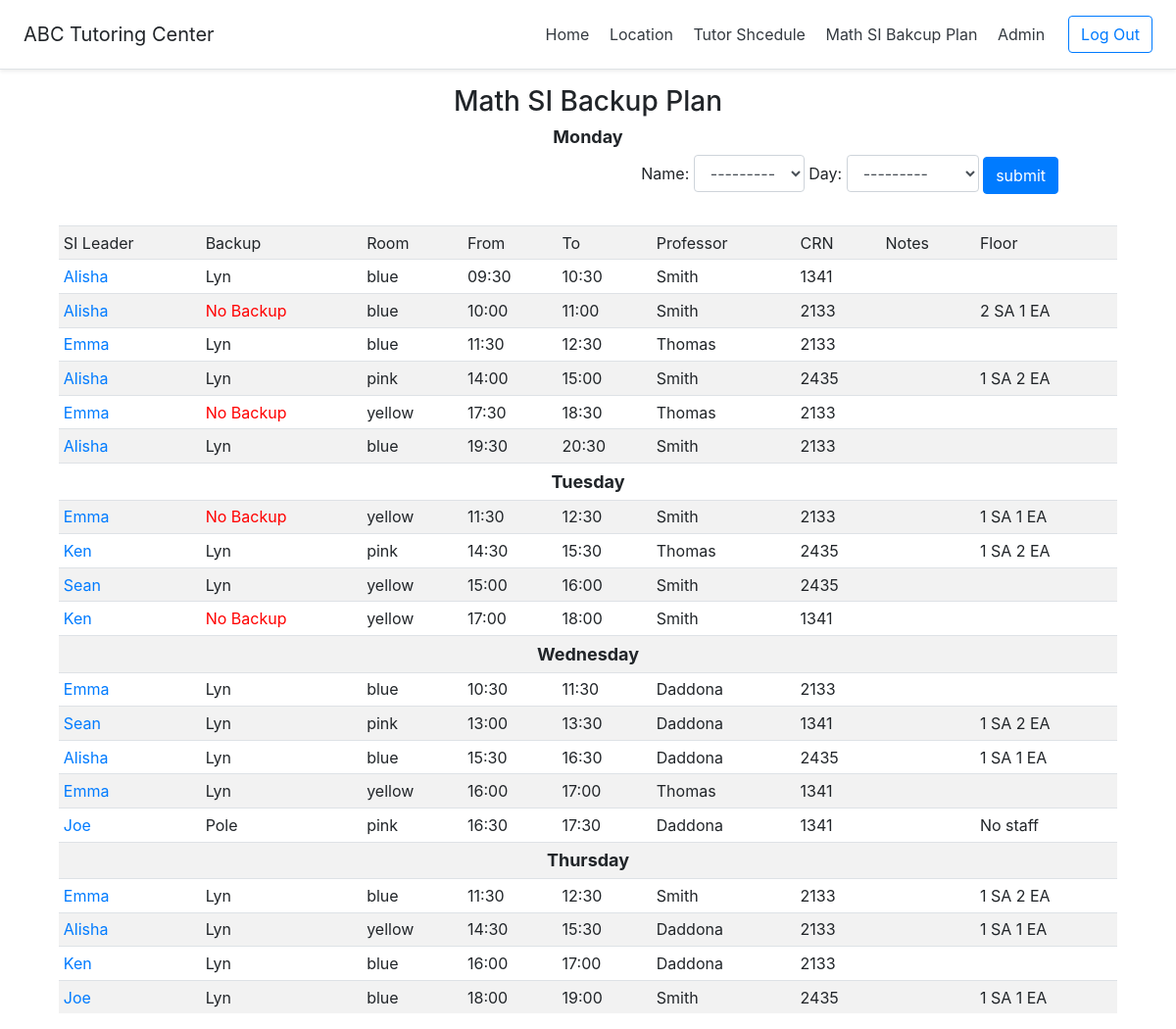
Screenshot of /showSiBackupPlan/ (signed in) with the database file from the repository.
### CS416Project/models.py (models this page shows, shortened)
class SI_Session(models.Model):
    day_choices = (
        ('', '--------'),
        ('Monday', 'Monday'),
        ('Tuesday', 'Tuesday'),
        ('Wednesday', 'Wednesday'),
        ('Thursday', 'Thursday'),
        ('Friday', 'Friday'),
        ('Sarturday', 'Satruday'),
        ('Sunday', 'Sunday'),
    )
    room_choices = (
        ('', '--------'),
        ('blue', 'blue'),
        ('yellow', 'yellow'),
        ('pink', 'pink'),
    )
    time_choices = (
        ('', '--------'),
        ('09:30', '9:30'),
        ('10:00', '10:00'),
        ('10:30', '10:30'),
        ('11:00', '11:00'),
        ('11:30', '11:30'),
        ('12:00', '12:00'),
        ('12:30', '12:30'),
        ('13:00', '1:00'),
        ('13:30', '1:30'),
        ('14:00', '2:00'),
        ('14:30', '2:30'),
        ('15:00', '3:00'),
        ('15:30', '3:30'),
        ('16:00', '4:00'),
        ('16:30', '4:30'),
        ('17:00', '5:00'),
        ('17:30', '5:30'),
        ('18:00', '6:00'),
        ('18:30', '6:30'),
        ('19:00', '7:00'),
        ('19:30', '7:30'),
        ('20:00', '8:00'),
        ('20:30', '8:30'),
    )
    crn_choices = (
        ('', '--------'),
        ('2133', '2134'),
        ('2435', '2435'),
        ('1341', '1341'),
    )
    faculty_choices = (
        ('', '--------'),
        ('Smith', 'Smith'),
        ('Thomas', 'Thomas'),
        ('Daddona', 'Daddona'),
    )
    day = models.CharField(max_length=50, choices=day_choices)
    tutor = models.ForeignKey(Tutor,on_delete=models.SET_NULL, null=True)
    backup = models.CharField(max_length=50, blank=True)
    sessionTime_from = models.CharField(max_length=50,default='', choices=time_choices)
    sessionTime_to = models.CharField(max_length=50,default='', choices=time_choices)
    room = models.CharField(max_length=50,default='',choices=room_choices)
    professor = models.CharField(max_length=50,default='', choices=faculty_choices)
    crn = models.CharField(max_length=50, default='', choices=crn_choices)
    notes = models.CharField(max_length=50,blank=True)
    floor = models.CharField(max_length=50, default='', blank=True)
    def __str__(self):
        return 'CRN:' + self.crn +' ' + self.day + self.sessionTime_from + '-' + self.sessionTime_to + " " + self.tutor.firstname
    class Meta: #order by desc
         ordering = ['day','sessionTime_from']

class Tutor(models.Model):
    objects = TutorManager()
    firstname = models.CharField(max_length=50,default='')
    lastname = models.CharField(max_length=50,default='')
    hours = models.IntegerField(default=0)
    typeofstaff = models.CharField(max_length=50, default='',choices=type_choices)
    subject1 = models.CharField(max_length=50, default='', null=True, choices=subject_choices)
    subject2 = models.CharField(max_length=50, default='', null=True, choices=subject_choices)
    usedhours = models.DecimalField(decimal_places=1, max_digits=3, default=0)
    class Meta: #order by desc
         ordering = ['firstname']
         unique_together = (('firstname', 'lastname'),)

### CS416Project/views.py (the view)
# urls.py: url(r'^showSiBackupPlan/$', views.showSiBackupPlan, name='showSiBackupPlan'),
def showSiBackupPlan(request):
    ti = Tutor.objects.all()
    monday = SI_Session.objects.filter(day='Monday')
    tuesday = SI_Session.objects.filter(day='Tuesday')
    wednesday = SI_Session.objects.filter(day='Wednesday')
    thursday = SI_Session.objects.filter(day='Thursday')
    singleday = SI_Session.objects.filter(day='Monday').first()
    print(monday)
    return render(request, 'showSiBackupPlan.html', {'monday': monday,'tuesday':tuesday,'wednesday': wednesday,'thursday':thursday, 'singleday':singleday, 'ti':ti})

### templates/showSiBackupPlan.html (shortened to what this page needs)
{% load staticfiles %}
<!DOCTYPE html>
<html lang="en">
<head>
    <link rel="stylesheet" href="https://maxcdn.bootstrapcdn.com/bootstrap/4.1.3/css/bootstrap.min.css">
</head>
<body>
{% include "header.html" %}
{% if user.is_authenticated %}
    <h3 >Math SI Backup Plan</h3>
    <h4 >Monday</h4>
    <div align=right style="padding-right: 10%">
        <form action="{% url 'showSiBakcupbyTutor' %}" method="post">
            Name:  <select class="form-control" name="search">
            <option value="">---------</option>
        </select>
            Day: <select class="form-control" name="search2">
            <option value="">---------</option>
        </select>
            <input class="btn btn-primary" type="submit" value="submit">
        </form>
    </div>
    <br>
    <div class="table-responsive">
        <table align="center" >
            <tr >
                <td>SI Leader</td>
                <td>Backup</td>
                <td>Room</td>
                <td>From</td>
                <td>To</td>
                <td>Professor</td>
                <td>CRN</td>
                <td>Notes</td>
                <td>Floor</td>
            </tr>
            {% for day in monday %}
                <tr>
                    <td name="sileader"> <a   data-html="true" class="popup" href="#" data-toggle="popover" title="Tutor Info"
                                              data-content="{{day.tutor.firstname}} {{day.tutor.lastname}}: {{day.tutor.type}}
                     <br>Subject1: {{day.tutor.subject1}}
                     <br>Subject2: {{day.tutor.subject2}}" >{{day.tutor.firstname}}</a> </td>
                    <td name="backup"> {{day.backup}}  </td>
                    <td> {{day.room}}  </td>
                    <td> {{day.sessionTime_from}} </td>
                    <td> {{day.sessionTime_to}} </td>
                    <td> {{day.professor}} </td>
                    <td> {{day.crn}} </td>
                    <td> {{day.notes}} </td>
                    <td> {{day.floor}} </td>
                </tr>
            {% endfor %}
            <tr>
                <th colspan="9">Tuesday</th>
            </tr>
            {% for day in tuesday %}
                <tr>
                    <td name="sileader"> <a   data-html="true" class="popup" href="#" data-toggle="popover" title="Tutor Info"
                                              data-content="{{day.tutor.firstname}} {{day.tutor.lastname}}: {{day.tutor.type}}
                     <br>Subject1: {{day.tutor.subject1}}
                     <br>Subject2: {{day.tutor.subject2}}" >{{day.tutor.firstname}}</a> </td>
                    <td name="backup"> {{day.backup}}  </td>
                    <td> {{day.room}}  </td>
                    <td> {{day.sessionTime_from}} </td>
                    <td> {{day.sessionTime_to}} </td>
                    <td> {{day.professor}} </td>
                    <td> {{day.crn}} </td>
                    <td> {{day.notes}} </td>
                    <td> {{day.floor}} </td>
                </tr>
            {% endfor %}
            <tr>
                <th colspan="9">Wednesday</th>
            </tr>
            {% for day in wednesday %}
                <tr>
                    <td name="sileader"> <a   data-html="true" class="popup" href="#" data-toggle="popover" title="Tutor Info"
                                              data-content="{{day.tutor.firstname}} {{day.tutor.lastname}}: {{day.tutor.type}}
                     <br>Subject1: {{day.tutor.subject1}}
                     <br>Subject2: {{day.tutor.subject2}}" >{{day.tutor.firstname}}</a> </td>
                    <td name="backup"> {{day.backup}}  </td>
                    <td> {{day.room}}  </td>
                    <td> {{day.sessionTime_from}} </td>
                    <td> {{day.sessionTime_to}} </td>
                    <td> {{day.professor}} </td>
                    <td> {{day.crn}} </td>
                    <td> {{day.notes}} </td>
                    <td> {{day.floor}} </td>
                </tr>
            {% endfor %}
            <tr>
                <th colspan="9">Thursday</th>
            </tr>
            {% for day in thursday %}
                <tr>
                    <td name="sileader"> <a   data-html="true" class="popup" href="#" data-toggle="popover" title="Tutor Info"
                                              data-content="{{day.tutor.firstname}} {{day.tutor.lastname}}: {{day.tutor.type}}
                     <br>Subject1: {{day.tutor.subject1}}
                     <br>Subject2: {{day.tutor.subject2}}" >{{day.tutor.firstname}}</a> </td>
                    <td name="backup"> {{day.backup}}  </td>
                    <td> {{day.room}}  </td>
                    <td> {{day.sessionTime_from}} </td>
                    <td> {{day.sessionTime_to}} </td>
                    <td> {{day.professor}} </td>
                    <td> {{day.crn}} </td>
                    <td> {{day.notes}} </td>
                    <td> {{day.floor}} </td>
                </tr>
            {% endfor %}
        </table>
    </div>
{% else %}
    <h2 class="tr" style="text-align: center">You are now logged out</h2>
    <br>
    <div class="container" style="text-align: center">
    <a class="btn btn-primary" href="{% url 'login' %}" role="button">Login</a>
{% endif %}
</body>
</html>

### templates/header.html
<div class="d-flex flex-column flex-md-row align-items-center p-3 px-md-4 mb-3 bg-white border-bottom shadow-sm">
    <h5 class="my-0 mr-md-auto font-weight-normal">ABC Tutoring Center</h5>
    <nav class="my-2 my-md-0 mr-md-3">
        <a class="p-2 text-dark" href="/">Home</a>
        <a class="p-2 text-dark" href="/location">Location</a>
        <a class="p-2 text-dark" href="/schedule2">Tutor Shcedule</a>
        <a class="p-2 text-dark" href="/showSiBackupPlan/">Math SI Bakcup Plan</a>
        <a class="p-2 text-dark" href="/admin/">Admin</a>
    </nav>
    <a class="btn btn-outline-primary" href="{% url 'logout' %}">Log Out</a>
</div>

### rows the page displays
SI_Session: tutor.firstname "Alisha", backup "Lyn", room "blue", sessionTime_from "09:30", sessionTime_to "10:30", professor "Smith", crn "1341"
SI_Session: tutor.firstname "Alisha", room "blue", sessionTime_from "10:00", sessionTime_to "11:00", professor "Smith", crn "2133", floor "2 SA 1 EA"
SI_Session: tutor.firstname "Emma", backup "Lyn", room "blue", sessionTime_from "11:30", sessionTime_to "12:30", professor "Thomas", crn "2133"
SI_Session: tutor.firstname "Alisha", backup "Lyn", room "pink", sessionTime_from "14:00", sessionTime_to "15:00", professor "Smith", crn "2435", floor "1 SA 2 EA"
SI_Session: tutor.firstname "Emma", room "yellow", sessionTime_from "17:30", sessionTime_to "18:30", professor "Thomas", crn "2133"
SI_Session: tutor.firstname "Alisha", backup "Lyn", room "blue", sessionTime_from "19:30", sessionTime_to "20:30", professor "Smith", crn "2133"
SI_Session: tutor.firstname "Emma", room "yellow", sessionTime_from "11:30", sessionTime_to "12:30", professor "Smith", crn "2133", floor "1 SA 1 EA"
SI_Session: tutor.firstname "Ken", backup "Lyn", room "pink", sessionTime_from "14:30", sessionTime_to "15:30", professor "Thomas", crn "2435", floor "1 SA 2 EA"
SI_Session: tutor.firstname "Sean", backup "Lyn", room "yellow", sessionTime_from "15:00", sessionTime_to "16:00", professor "Smith", crn "2435"
SI_Session: tutor.firstname "Ken", room "yellow", sessionTime_from "17:00", sessionTime_to "18:00", professor "Smith", crn "1341"
SI_Session: tutor.firstname "Emma", backup "Lyn", room "blue", sessionTime_from "10:30", sessionTime_to "11:30", professor "Daddona", crn "2133"
SI_Session: tutor.firstname "Sean", backup "Lyn", room "pink", sessionTime_from "13:00", sessionTime_to "13:30", professor "Daddona", crn "1341", floor "1 SA 2 EA"
SI_Session: tutor.firstname "Alisha", backup "Lyn", room "blue", sessionTime_from "15:30", sessionTime_to "16:30", professor "Daddona", crn "2435", floor "1 SA 1 EA"
SI_Session: tutor.firstname "Emma", backup "Lyn", room "yellow", sessionTime_from "16:00", sessionTime_to "17:00", professor "Thomas", crn "1341"
SI_Session: tutor.firstname "Joe", backup "Pole", room "pink", sessionTime_from "16:30", sessionTime_to "17:30", professor "Daddona", crn "1341", floor "No staff"
SI_Session: tutor.firstname "Emma", backup "Lyn", room "blue", sessionTime_from "11:30", sessionTime_to "12:30", professor "Smith", crn "2133", floor "1 SA 2 EA"
SI_Session: tutor.firstname "Alisha", backup "Lyn", room "yellow", sessionTime_from "14:30", sessionTime_to "15:30", professor "Daddona", crn "2133", floor "1 SA 1 EA"
SI_Session: tutor.firstname "Ken", backup "Lyn", room "blue", sessionTime_from "16:00", sessionTime_to "17:00", professor "Daddona", crn "2133"
SI_Session: tutor.firstname "Joe", backup "Lyn", room "blue", sessionTime_from "18:00", sessionTime_to "19:00", professor "Smith", crn "2435", floor "1 SA 1 EA"
